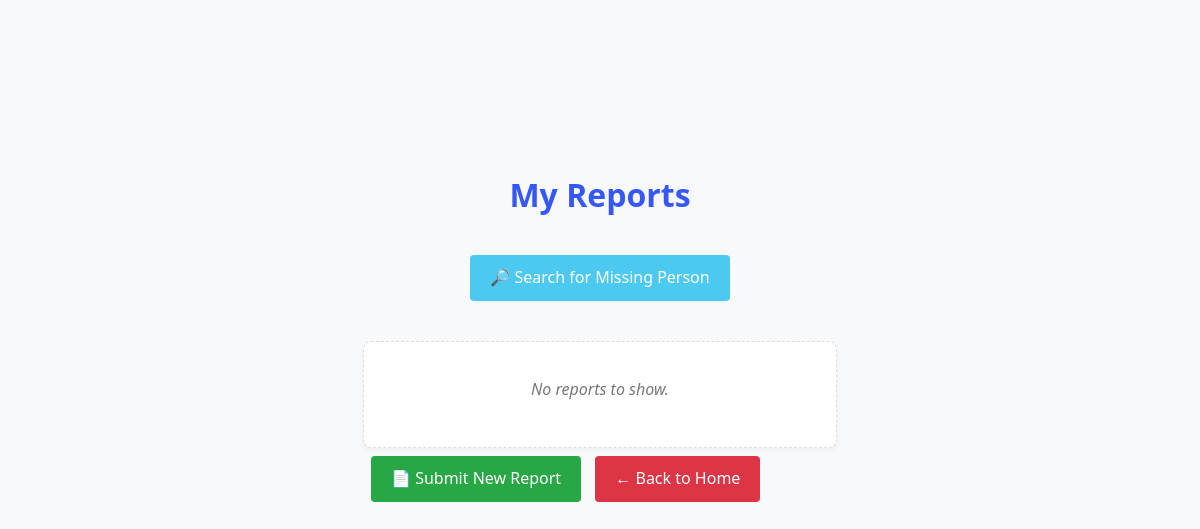
Before: /report/list/ (signed in) with the older database file.
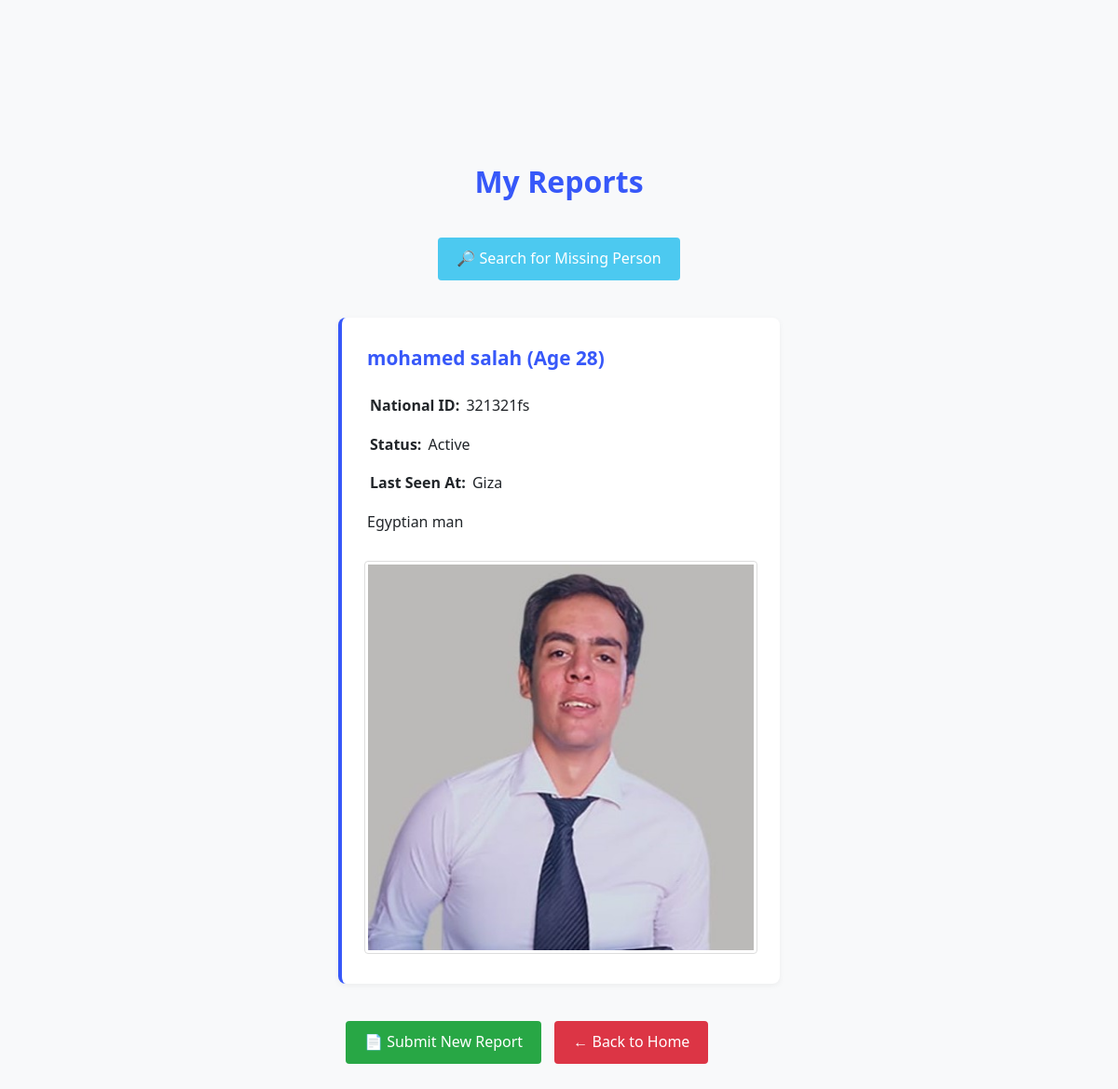
After: the same page with the newer database file.
### core/models.py (models this page shows, shortened)
class MissingPersonReport(models.Model):
    STATUS_CHOICES = [
        ('pending', 'Pending'),
        ('active', 'Active'),
        ('found', 'Found'),
        ('deleted', 'Deleted'),
    ]
    id = models.UUIDField(primary_key=True, default=uuid.uuid4, editable=False)
    user = models.ForeignKey(User, on_delete=models.CASCADE, related_name='reports')
    name = models.CharField(max_length=255)
    national_id = models.CharField(
        max_length=20,
        unique=True,
        validators=[
            MinLengthValidator(8),
            MaxLengthValidator(20)
        ],
        help_text="National identification number (8-20 characters)",
        null=True,
        blank=True  # Only if national ID might be unknown
    )
    face_encoding = models.TextField(null=True, blank=True)  # Stores face vector
    description = models.TextField()
    age = models.PositiveIntegerField()
    last_seen_location = models.CharField(max_length=255)
    image = models.ImageField(upload_to='reports/', null=True, blank=True)
    status = models.CharField(max_length=10, choices=STATUS_CHOICES, default='pending')
    created_at = models.DateTimeField(auto_now_add=True)
    class Meta:
        indexes = [
            models.Index(fields=["last_seen_location", "age", "created_at"]),
        ]
        constraints = [
            models.UniqueConstraint(
                fields=["national_id"],
                name="unique_national_id",
                condition=models.Q(national_id__isnull=False)
            ),
        ]

### core/views.py (the view)
# urls.py: path('report/list/', views.report_list, name='report_list'),
@login_required
def report_list(request):
    if request.user.is_admin:
        reports = MissingPersonReport.objects.all().order_by('-created_at')
    else:
        reports = MissingPersonReport.objects.filter(user=request.user).order_by('-created_at')
    return render(request, 'core/report_list.html', {'reports': reports})

### core/templates/core/report_list.html (shortened to what this page needs)
{% extends "core/base.html" %}
{% block content %}
<h2 class="inbox-title">
  {% if user.is_superuser %}All Reports{% else %}My Reports{% endif %}
</h2>
<div class="search-btn-container" style="text-align:center; margin-bottom: 2rem;">
  <a href="{% url 'report_search' %}" class="btn btn-search">🔎 Search for Missing Person</a>
</div>
{% if reports %}
  {% for report in reports %}
    <div class="report-card">
      <h3>{{ report.name }} (Age {{ report.age }})</h3>
      {% if report.national_id %}
        <p><strong>National ID:</strong> {{ report.national_id }}</p>
      {% endif %}
      <p><strong>Status:</strong> {{ report.status }}</p>
      <p><strong>Last Seen At:</strong> {{ report.last_seen_location }}</p>
      <p>{{ report.description }}</p>
      {% if report.image %}
        <img src="{{ report.image.url }}" class="report-image" alt="Photo of {{ report.name }}">
      {% endif %}
    </div>
  {% endfor %}
{% else %}
  <div class="no-reports">
    <p>No reports to show.</p>
  </div>
{% endif %}
<div class="actions">
  <a href="{% url 'report_create' %}" class="btn btn-report">📄 Submit New Report</a>
  <a href="{% url 'home' %}" class="btn btn-logout">← Back to Home</a>
</div>
{% endblock %}

Changed rows visible on the page:
added MissingPersonReport: name "mohamed salah", age "28", national_id "321321fs", status "Active", last_seen_location "Giza", description "Egyptian man", image (picture)
Other visible differences:
text no longer shown: "No reports to show."
